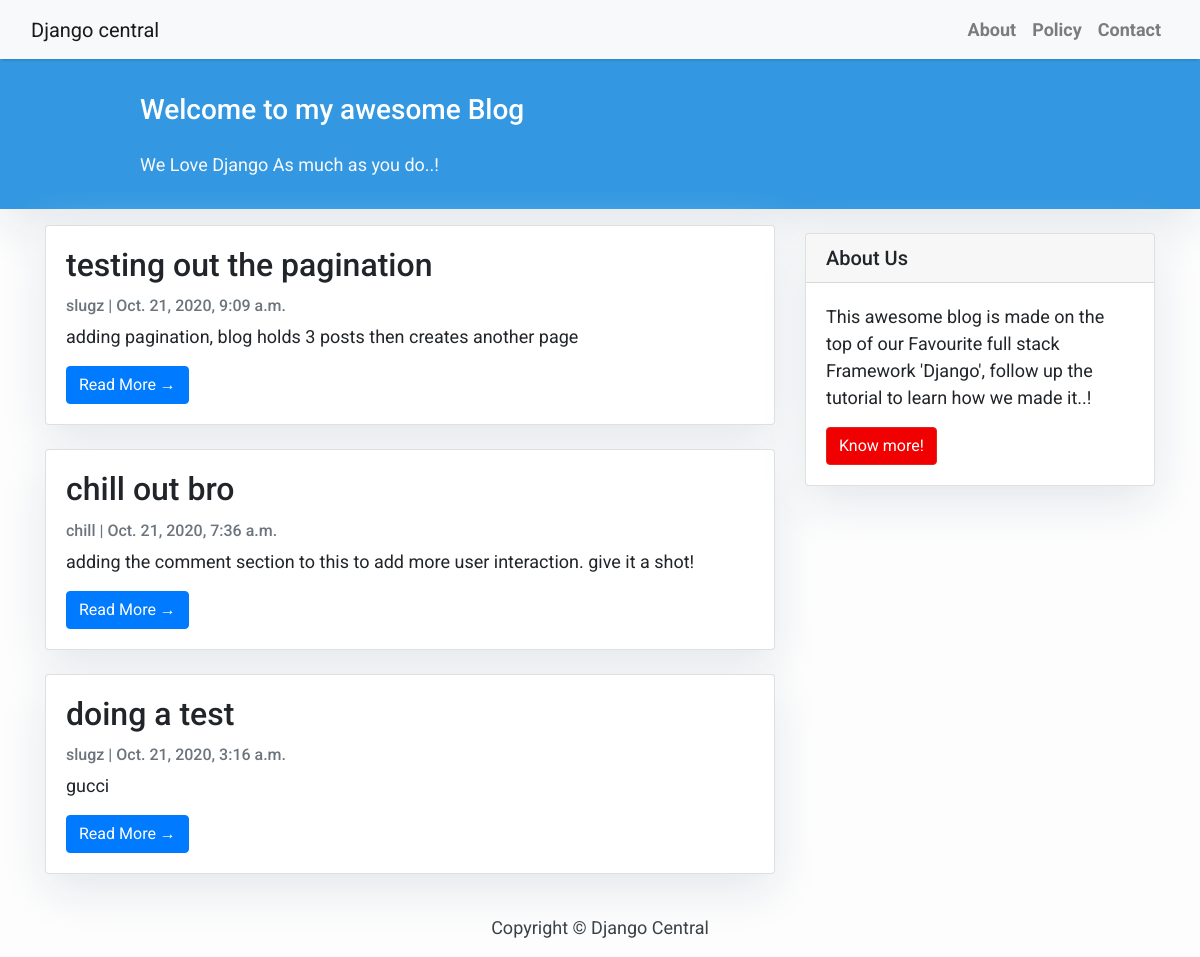
The page / on the database its author committed.
### blog/models.py (models this page shows, shortened)
class Post(models.Model):
    title = models.CharField(max_length=200, unique=True)
    slug = models.SlugField(max_length=200, unique=True)
    author = models.ForeignKey(User, on_delete=models.CASCADE, related_name='blog_posts')
    updated_on = models.DateTimeField(auto_now=True)
    content = models.TextField()
    created_on = models.DateTimeField(auto_now_add=True)
    status = models.IntegerField(choices=STATUS, default=0)
    class Meta:
        ordering = ['-created_on']

### blog/views.py (the view)
# urls.py: path('', views.PostList.as_view(), name='home'),
class PostList(generic.ListView):
    queryset = Post.objects.filter(status=1).order_by('-created_on')
    template_name = "index.html"
    paginate_by = 3

### templates/index.html (shortened to what this page needs)
{% extends "base.html" %}
{% block content %}
<header class="masthead">
    <div class="container">
        <div class="row">
            <div class=" col-md-8 col-md-10 mx-auto">
                <div class="site-heading">
                    <h3 class=" site-heading my-4 mt-3 text-white"> Welcome to my awesome Blog </h3>
                    <p class="text-light">We Love Django As much as you do..! &nbsp
                    </p>
                </div>
            </div>
        </div>
    </div>
</header>
<div class="container">
    <div class="row">
        <div class="col-md-8 mt-3 left">
            {% for post in post_list %}
            <div class="card mb-4">
                <div class="card-body">
                    <h2 class="card-title">{{ post.title }}</h2>
                    <p class="card-text text-muted h6">{{ post.author }} | {{ post.created_on}} </p>
                    <p class="card-text">{{post.content|slice:":200" }}</p>
                    <a href="{% url 'post_detail' post.slug  %}" class="btn btn-primary">Read More &rarr;</a>
                </div>
            </div>
            {% endfor %}
        </div>
        {% block sidebar %} {% include 'sidebar.html' %} {% endblock sidebar %}
    </div>
</div>
{% endblock %}

### templates/base.html (shortened to what this page needs)
<!DOCTYPE html>
<html>
    <head>
        <link rel="stylesheet" href="https://maxcdn.bootstrapcdn.com/bootstrap/4.0.0/css/bootstrap.min.css"
 />
    </head>
    <body>
        <nav class="navbar navbar-expand-lg navbar-light bg-light shadow" id="mainNav">
            <div class="container-fluid">
                <a class="navbar-brand" href="{% url 'home' %}">Django central</a>
                <div class="collapse navbar-collapse" id="navbarResponsive">
                    <ul class="navbar-nav ml-auto">
                        <li class="nav-item text-black">
                            <a class="nav-link text-black font-weight-bold" href="#">About</a>
                        </li>
                        <li class="nav-item text-black">
                            <a class="nav-link text-black font-weight-bold" href="#">Policy</a>
                        </li>
                        <li class="nav-item text-black">
                            <a class="nav-link text-black font-weight-bold" href="#">Contact</a>
                        </li>
                    </ul>
                </div>
            </div>
        </nav>
        {% block content %}{% endblock content %}
        <footer class="py-3 bg-grey">
            <p class="m-0 text-dark text-center ">Copyright &copy; Django Central</p>
        </footer>
    </body>
</html>

### templates/sidebar.html (shortened to what this page needs)
{% block sidebar %}
<div class="col-md-4 float-right ">
<div class="card my-4">
        <h5 class="card-header">About Us</h5>
    <div class="card-body">
        <p class="card-text"> This awesome blog is made on the top of our Favourite full stack Framework 'Django', follow up the tutorial to learn how we made it..!</p>
        <a href="https://djangocentral.com/building-a-blog-application-with-django"
           class="btn btn-danger">Know more!</a>
    </div>
</div>
</div>
{% endblock sidebar %}

### templates/base.html (style rules this page uses)
body { font-family: "Roboto", sans-serif; font-size: 17px; background-color: #fdfdfd; }
.shadow { box-shadow: 0 4px 2px -2px rgba(0, 0, 0, 0.1); }
.btn-danger { color: #fff; background-color: #f00000; border-color: #dc281e; }
.masthead { background: #3398E1; height: auto; padding-bottom: 15px; box-shadow: 0 16px 48px #E3E7EB; padding-top: 10px; }

### templates/index.html (style rules this page uses)
body { font-family: "Roboto", sans-serif; font-size: 18px; background-color: #fdfdfd; }
.card { box-shadow: 0 16px 48px #E3E7EB; }

### templates/sidebar.html (style rules this page uses)
.card { box-shadow: 0 16px 48px #E3E7EB; }

### rows shown on the page
Post: title "testing out the pagination", author "slugz", created_on "Oct. 21, 2020, 9:09 a.m.", content "adding pagination, blog holds 3 posts then creates another page"
Post: title "chill out bro", author "chill", created_on "Oct. 21, 2020, 7:36 a.m.", content "adding the comment section to this to add more user interaction. give it a shot!"
Post: title "doing a test", author "slugz", created_on "Oct. 21, 2020, 3:16 a.m.", content "gucci"
